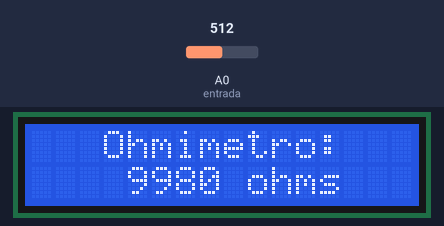
This sketch was run on a simulated Arduino Uno, built with avr-gcc and run on an emulated ATmega328P. Shown: 16×2 character LCD. The test bench sets the inputs (shaded band); at power-on: A0 (entrada) = 512.

Above: at 1.2 s.
1.3 s: A0 (entrada) set to 716
At 2.8 s:
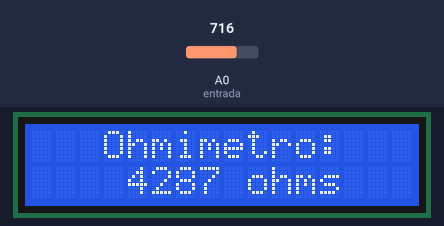
3.1 s: A0 (entrada) set to 900
At 4.3 s:
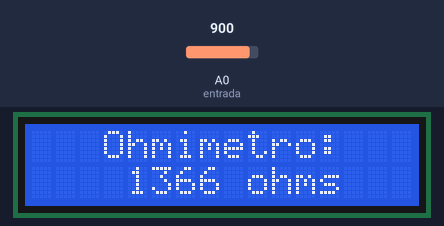
4.6 s: A0 (entrada) set to 1023
At 5.7 s:
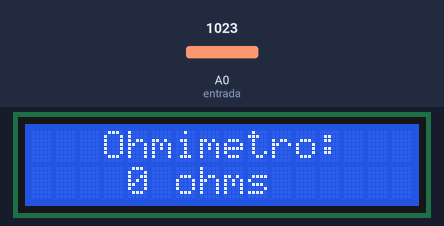
Timing chart, 0 to 7.6 s (numbered marks = the images above; inputs shaded):
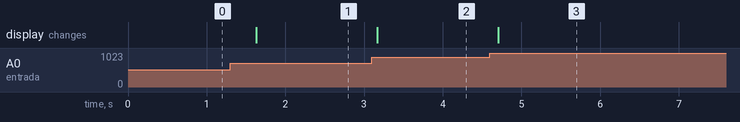

The sketch:

Ohmimetro.ino
```cpp
/*
 * Fundacion Kinal
 * Centro educativo tecnico laboral Kinal
 * Electronica
 * Grado: Quinto
 * Sección: A
 * Curso: Taller de electronica digital y reparación de computadoras I
 * Nombre: Wolf Salguero
 * Carnet: 2021179
 * Proyecto: Ejercicio 3 - Práctica 2
*/

//libreria
#include <LiquidCrystal_I2C.h>

//Directivas de preprocesador
#define entrada A0

//Variables
float den;
float num;
float Vout;
int Vcc=5;
int R2 = 10000;
int R1;

//constructor
LiquidCrystal_I2C LCD_W(0x27, 16, 2);

void setup() {
Serial.begin(9600);
LCD_W.init();
LCD_W.backlight();
LCD_W.setCursor(3,0);
LCD_W.print("Ohmimetro:");
pinMode(A0, INPUT);

}

void loop() {

Vout = analogRead(entrada);
Vout = ((5 * Vout)/1023);
if(Vout)
{
num= Vcc - Vout;
den = Vout;
R1 = (num/den) * R2;
LCD_W.setCursor(4,1);
LCD_W.print(R1);
LCD_W.print(" ohms    ");
delay(500);
}
}
```

Measured:
- after the input at 1.3 s, the display: changes after 0.33 s (image 1)
- after the input at 3.1 s, the display: changes after 0.07 s (image 2)
- after the input at 4.6 s, the display: changes after 0.10 s (image 3)
